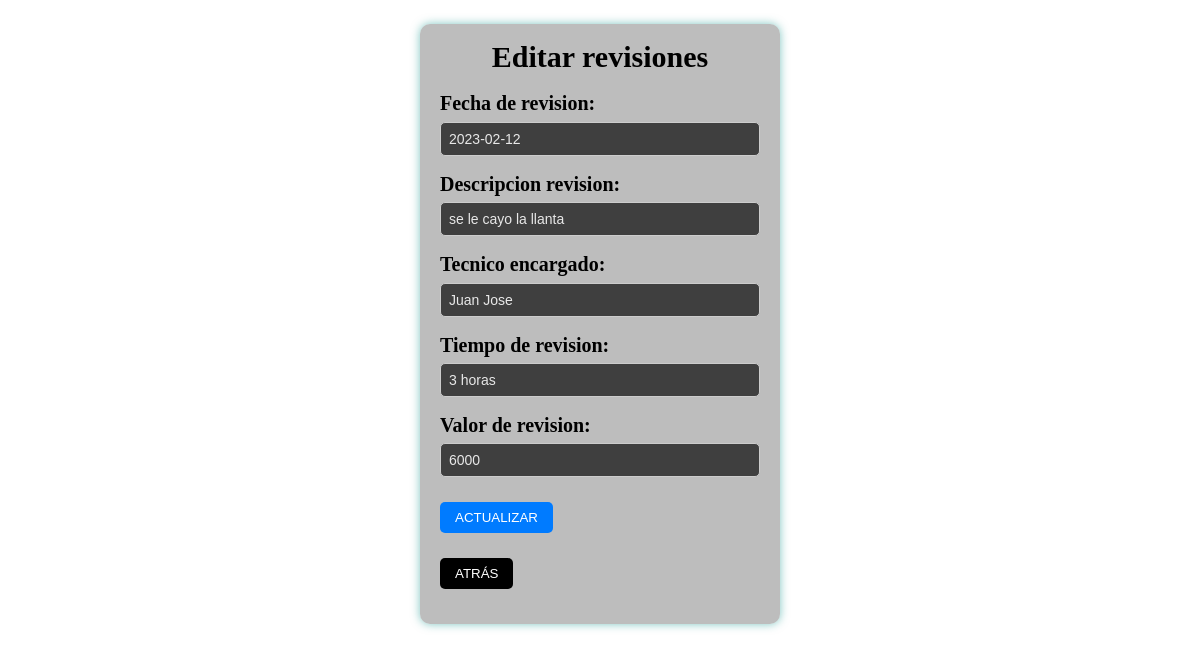
/crud_revision/actualizar.php?numero_revision=1, run on the app's committed database.
### tables this page shows
CREATE TABLE `revision` (
  `numero_revision` int(11) NOT NULL,
  `fecha_revision` date NOT NULL,
  `descripcion_revision` varchar(100) NOT NULL,
  `tecnico_encargado` varchar(25) NOT NULL,
  `tiempo_de_revision` varchar(20) NOT NULL,
  `valor_de_revision` varchar(6) NOT NULL
);

### crud_revision/actualizar.php (the view, shortened to what this page needs)
<?php
	$conectar = connection();
	$numero_revision = $_GET['numero_revision'];
	$bd_sql = "SELECT * FROM revision WHERE numero_revision='$numero_revision'";
	$consultar = mysqli_query($conectar, $bd_sql);
	$row = mysqli_fetch_array($consultar);
?>
<!DOCTYPE html>
<html lang="en">
<head>
    <link href="css/estilo_actualizar_revision.css" rel="stylesheet">
</head>
<body>
	<div class="container">
		<h2>Editar revisiones</h2>
		<form action="update.php" method="POST">
			<div class="form-group">
				<label for="fecha_revision">Fecha de revision: </label>
				<input type="text" name="fecha_revision" id="fecha_revision" placeholder="Fecha de revision" value="<?= $row['fecha_revision'] ?>">
			</div>
			<div class="form-group">
				<label for="descripcion_revision">Descripcion revision: </label>
				<input type="text" name="descripcion_revision" id="descripcion_revision" placeholder="Descripcion de la revision" value="<?= $row['descripcion_revision'] ?>">
			</div>
			<div class="form-group">
				<label for="tecnico_encargado">Tecnico encargado: </label>
				<input type="text" name="tecnico_encargado" id="tecnico_encargado" placeholder="Tecnico encargado" value="<?= $row['tecnico_encargado'] ?>">
			</div>
			<div class="form-group">
				<label for="tiempo_de_revision">Tiempo de revision: </label>
				<input type="text" name="tiempo_de_revision" id="tiempo_de_revision" placeholder="Tiempo de revision" value="<?= $row['tiempo_de_revision'] ?>">
			</div>
			<div class="form-group">
				<label for="valor_de_revision">Valor de revision: </label>
				<input type="text" name="valor_de_revision" id="valor_de_revision" placeholder="Valor de revision" value="<?= $row['valor_de_revision'] ?>">
			</div>
			<div class="form-group">
				<input type="submit" value="Actualizar">
			</div>
			<div class="form-group">
                <input type="button" class="menu-button" onclick="window.location.href='consulta.php?numero_revision=<?= $row['numero_revision'] ?>';" value="Atrás">
            </div>
		</form>
	</div>
</body>
</html>

### crud_revision/css/estilo_actualizar_revision.css (style rules this page uses)
* { box-sizing: border-box; margin: 0; padding: 0; }
body { font-family: Copperplate, "Copperplate Gothic Light", fantasy; font-size: 18px; font-style: normal; font-variant: normal; font-weight: 700; line-height: 26.4px; background-image: url('../img/editar.jpg'); background-size: cover; margin: 0; padding: 0; }
.container { background-color: rgba(137, 137, 137, 0.554); border-radius: 10px; width: 30%; margin: 0 auto; padding: 20px; box-shadow: 0 0 10px rgba(2, 141, 134, 0.5); margin-top: 2%; }
h2 { text-align: center; margin-bottom: 20px; font-family: Copperplate, "Copperplate Gothic Light", fantasy; font-size: 24px; font-style: normal; font-variant: normal; font-weight: 700; line-height: 26.4px; font-size: 30px; }
.form-group { margin-bottom: 15px; }
label { display: block; margin-bottom: 5px; font-weight: bold; font-size: 20px; }
input[type="text"] { width: 100%; padding: 8px; border: 1px solid #ccc; border-radius: 5px; background-color: rgba(24, 24, 24, 0.761); color: #e8e8e8; font-size: 14px; }
input[type="submit"] { border-radius: 5px; padding: 8px 15px; margin: 10px 0; color: #fff; background-color: #007bff; font-family: sans-serif; text-transform: uppercase; text-align: center; cursor: pointer; border: none; }
.menu-button { border-radius: 5px; padding: 8px 15px; margin: 0; color: #fff; background-color: #000; font-family: sans-serif; text-transform: uppercase; text-align: center; cursor: pointer; border: none; }

### data on the page
revision: fecha_revision "2023-02-12", descripcion_revision "se le cayo la llanta", tecnico_encargado "Juan Jose", tiempo_de_revision "3 horas", valor_de_revision "6000"
